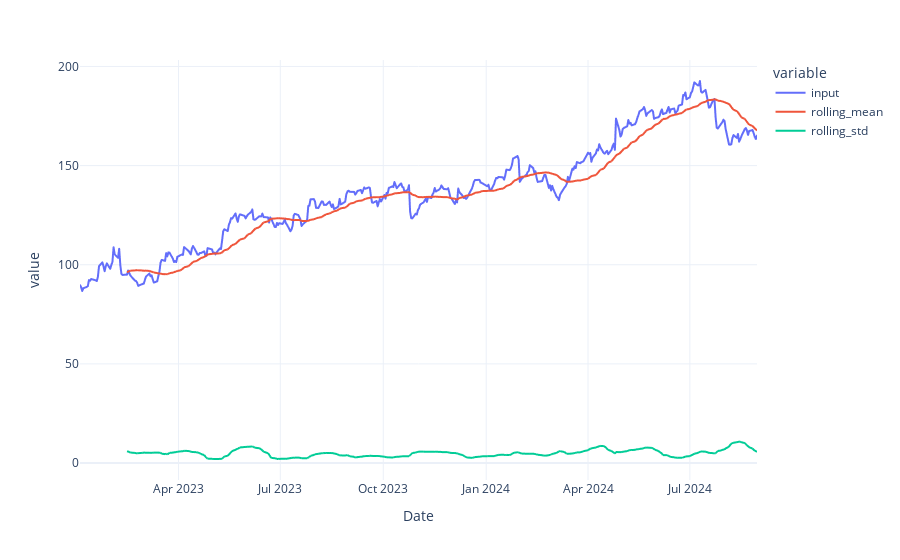

The notebook cell this image was saved under:
### Code cell
px.line(data)

### Figure 1 — Plotly figure (JSON) as saved in the notebook; plotly's stock layout.template omitted (floating-point values rounded to 4 significant figures; data arrays with more than 128 entries replaced by an {"elided": "..."} marker saying what was removed)
{"data": [{"hovertemplate": "variable=input<br>Date=%{x}<br>value=%{y}<extra></extra>", "legendgroup": "input", "line": {"color": "#636efa", "dash": "solid"}, "marker": {"symbol": "circle"}, "mode": "lines", "name": "input", "showlegend": true, "type": "scattergl", "x": {"elided": "418 str values"}, "xaxis": "x", "y": {"elided": "418 float values"}, "yaxis": "y"}, {"hovertemplate": "variable=rolling_mean<br>Date=%{x}<br>value=%{y}<extra></extra>", "legendgroup": "rolling_mean", "line": {"color": "#EF553B", "dash": "solid"}, "marker": {"symbol": "circle"}, "mode": "lines", "name": "rolling_mean", "showlegend": true, "type": "scattergl", "x": {"elided": "418 str values"}, "xaxis": "x", "y": {"elided": "418 float values"}, "yaxis": "y"}, {"hovertemplate": "variable=rolling_std<br>Date=%{x}<br>value=%{y}<extra></extra>", "legendgroup": "rolling_std", "line": {"color": "#00cc96", "dash": "solid"}, "marker": {"symbol": "circle"}, "mode": "lines", "name": "rolling_std", "showlegend": true, "type": "scattergl", "x": {"elided": "418 str values"}, "xaxis": "x", "y": {"elided": "418 float values"}, "yaxis": "y"}], "layout": {"legend": {"title": {"text": "variable"}, "tracegroupgap": 0}, "margin": {"t": 60}, "xaxis": {"anchor": "y", "domain": [0, 1], "title": {"text": "Date"}}, "yaxis": {"anchor": "x", "domain": [0, 1], "title": {"text": "value"}}}}
